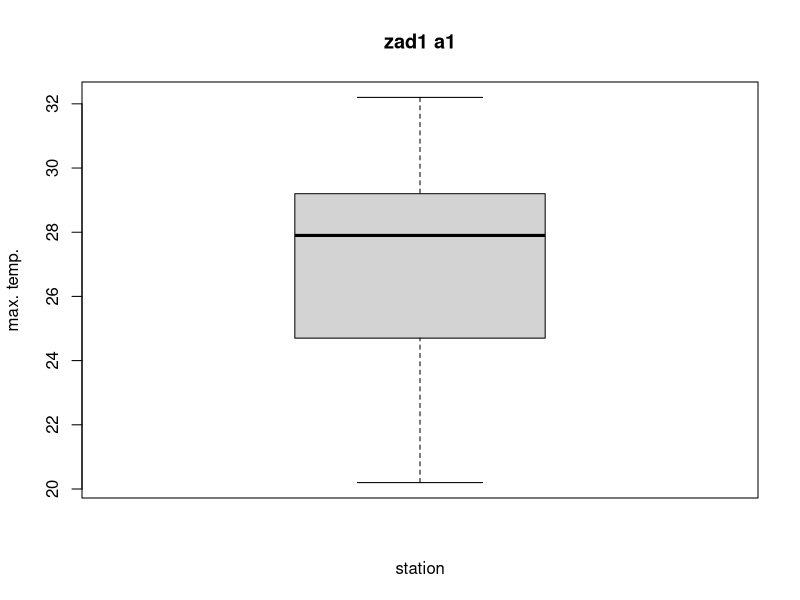
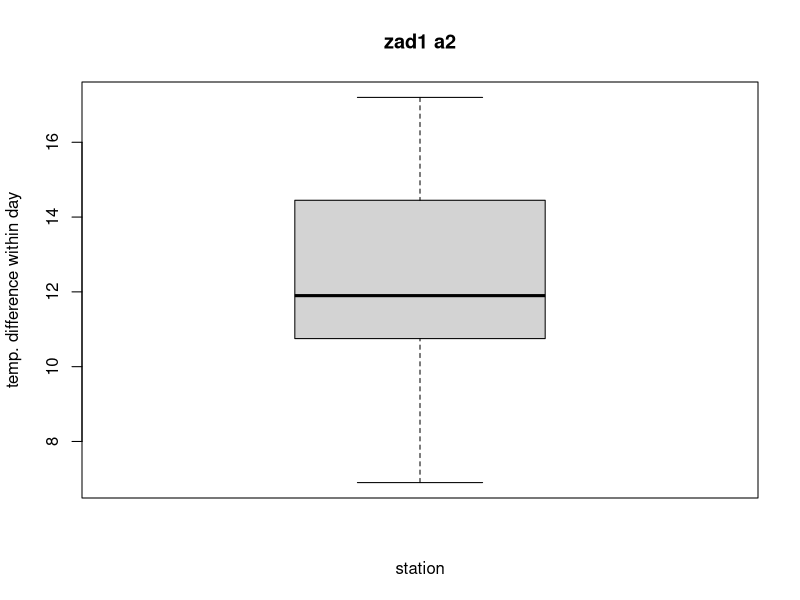
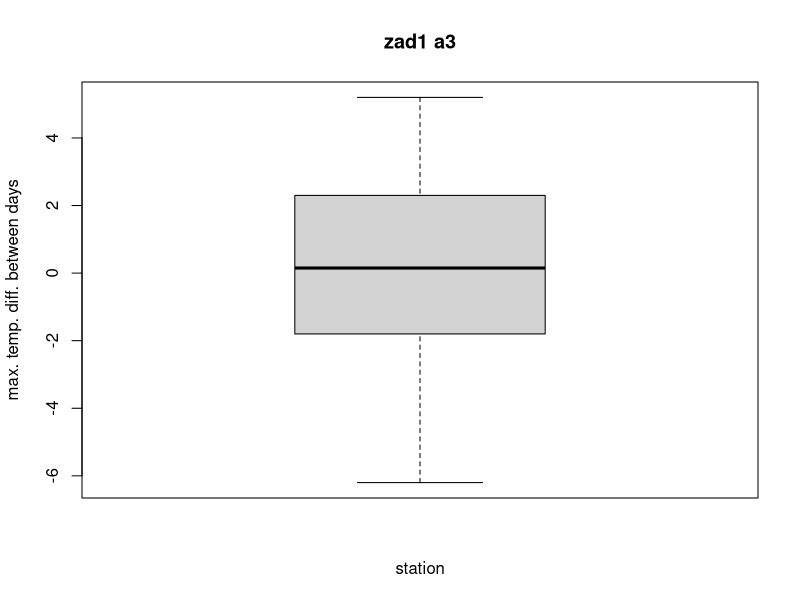

Recreate these plots in R, in order. (Note: this script raises an error after producing the figures.)
## ---- chunk 1
df <- read.csv('data/k_d_07_2021.csv', header = FALSE)
col_names <- c('station_code', 'station_name', 'year', 'month', 'day', 
               'T_MAX', 'status_T_MAX', 'T_MIN', 'status_T_MIN', 'T_AVG', 'status_T_AVG',
               'T_MIN_GROUND', 'status_T_MIN_GROUND', 'SUM_OF_PRECIPITATION', 'status_SUM_OF_PRECIPITATION',
               'TYPE_OF_RAINFALL', 'SNOW_COVER_HEIGHT', 'status_SNOW_COVER_HEIGHT')
colnames(df) <- col_names

our_stations = c('PSZCZYNA', 'PUŁTUSK', 'BIAŁOWIEŻA')
df <- df[df$station_name %in% our_stations, ]

useful_columns <- c('station_name', 'year', 'month', 'day', 'T_MAX', 'T_MIN', 'T_AVG')
df <- df[, useful_columns]
## ---- chunk 2
boxplot(T_MAX ~ station_name, df, xlab="station", ylab="max. temp.", main="zad1 a1")
## ---- chunk 3
df$DAILY_T_DIFF <- df$T_MAX - df$T_MIN
boxplot(
  DAILY_T_DIFF ~ station_name, df, xlab="station", 
  ylab="temp. difference within day", main="zad1 a2"
)

## ---- chunk 4
if (!require(dplyr))
  install.packages('dplyr')
library(dplyr) # for mutate()

count_diff_between_days <- function(df){
  # make sure its sorted in ascending way
  sorted <- df[order(df$DATE), ]
  
  # calculate difference between this and previous day
  result <- mutate(sorted, DIFF_MAX_T_BETWEEN_PREVIOUS_DAY = T_MAX - lag(T_MAX))
  return(result)
}


count_diff_between_days_for_each_station <- function(df){
  station_dfs <- split(df, with(df, interaction(station_name)), drop = TRUE)
  result = data.frame()
  for(station_df in station_dfs){
    station_result <- count_diff_between_days(station_df)
    result <- rbind(result, station_result)
  }
  return (result)
}
## ---- chunk 5
df$DATE <- as.Date(paste(df$year, df$month, df$day, sep = "-"), "%Y-%m-%d")
df <- subset(df, select = -c(year, month, day))
df <- count_diff_between_days_for_each_station(df)

boxplot(
  DIFF_MAX_T_BETWEEN_PREVIOUS_DAY ~ station_name, df, xlab="station", 
  ylab="max. temp. diff. between days", main="zad1 a3"
)

## ---- chunk 6
tmp <- df[df$station_name == 'PUŁTUSK', ]
b1_data <-tmp$DIFF_MAX_T_BETWEEN_PREVIOUS_DAY
b1_mean <- mean(b1_data, na.rm = TRUE)
b1_sd <- sd(b1_data, na.rm = TRUE)
## ---- chunk 7
hist(b1_data, prob=TRUE, xlab="max. temp. diff.", main="zad1 b", xlim=c(-10,10), breaks = 20)
curve(dnorm(x, mean=b1_mean, sd=b1_sd), add=TRUE, yaxt="n")
## ---- chunk 8
random_data <- rnorm(30, mean=b1_mean, sd=b1_sd)
## ---- chunk 9
temp_margine <- 2
withing_margin <- tmp[abs(tmp$DIFF_MAX_T_BETWEEN_PREVIOUS_DAY) <= temp_margine, ]
print(nrow(withing_margin)/nrow(tmp))

